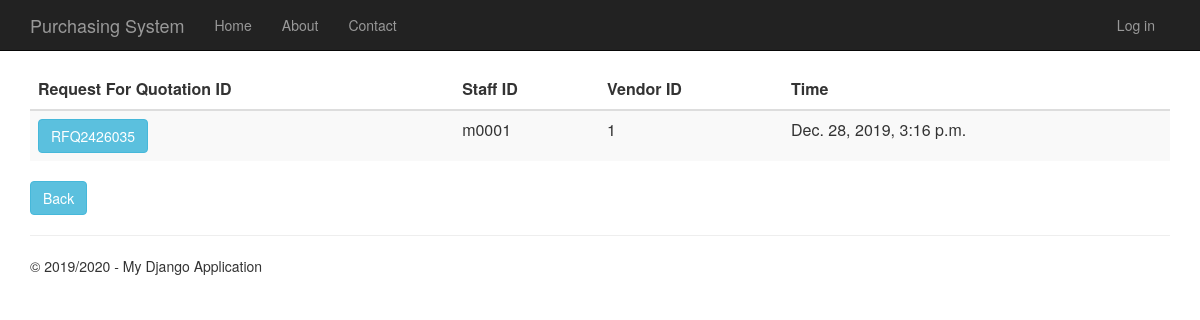
Page /requestforquotationhistory on the committed database.
### RequestForQuotation/models.py (models this page shows)
class RequestForQuotation(models.Model):
    request_for_quotation_id = models.CharField(primary_key=True, max_length=10)
    time_created = models.DateTimeField()
    description = models.TextField(null=True,default=None, blank=True)
    total_price = models.DecimalField(max_digits=10, decimal_places=2, default=Decimal('0.00'))
    person_id = models.ForeignKey(Person, on_delete = models.CASCADE)
    vendor_id = models.ForeignKey(Vendor, on_delete = models.CASCADE)
    purchase_requisition_id = models.ForeignKey(PurchaseRequisition, on_delete = models.CASCADE)
    def __str__(self):
        return str(self.request_for_quotation_id)

### app/models.py (models this page shows, shortened)
class Person(models.Model):
    user_id = models.OneToOneField(User)
    person_id = models.CharField(primary_key=True, max_length=10)
    person_name = models.TextField()
    person_address = models.TextField()
    person_phone_number = models.TextField()
    person_role = models.TextField(default = 'EMPLOYEE')

class Vendor(models.Model):
    vendor_id = models.CharField(primary_key=True, max_length=10)
    vendor_name = models.TextField()
    vendor_phone_number = models.TextField()
    vendor_address = models.TextField()
    vendor_email = models.TextField()
    def __str__(self):
        return str(self.vendor_id)

### RequestForQuotation/views.py (the view)
# urls.py: url(r'^requestforquotationhistory', RequestForQuotation.views.requestforquotationhistory, name="request_of_quotation_history"),
def requestforquotationhistory(request):
        request_for_quotations = RequestForQuotation.objects.all()
        print(request_for_quotations)
        context = {
            'title':'Request For Quotation History',
            'rows':request_for_quotations,
            'year':'2019/2020'
            }
        return render(request,'RequestForQuotation/requestforquotationhistory.html',context)

### RequestForQuotation/templates/RequestForQuotation/requestforquotationhistory.html
﻿{% extends "app/layout.html" %}
{% block content %}
<div class="purchaseorderhistory margintop">
    <form action="requestforquotationhistorydetails" method="GET">
        <table class="table table-striped margintop">
          <thead>
            <tr>
              <th scope="col">Request For Quotation ID</th>
              <th scope="col">Staff ID</th>
              <th scope="col">Vendor ID</th>
              <th scope="col">Time</th>
            </tr>
          </thead>
          <tbody>
              {% for r in rows %}
            <tr>
                 <td><button type="submit" name="rfq_id" value="{{r.request_for_quotation_id}}" class="btn btn-info" >{{r.request_for_quotation_id}}</button></td>
                 <td>{{r.person_id.person_id}}</td>
                 <td>{{r.vendor_id}}</td>
                 <td>{{r.time_created}}</td>
            </tr>
              {% endfor %}
          </tbody>
        </table>
    </form>
       <form action="menu">
        <div class="margintop">
            <button type="submit" class="btn btn-info" >Back</button>
        </div>
    </form>
</div>
{% endblock %}

### app/static/app/content/site.css (style rules this page uses)
body { padding-top: 50px; padding-bottom: 20px; }

### rows in the picture
RequestForQuotation: request_for_quotation_id "RFQ2426035", person_id.person_id "m0001", vendor_id "1", time_created "Dec. 28, 2019, 3:16 p.m."

### other values in the picture
{{ year }} "2019/2020"
